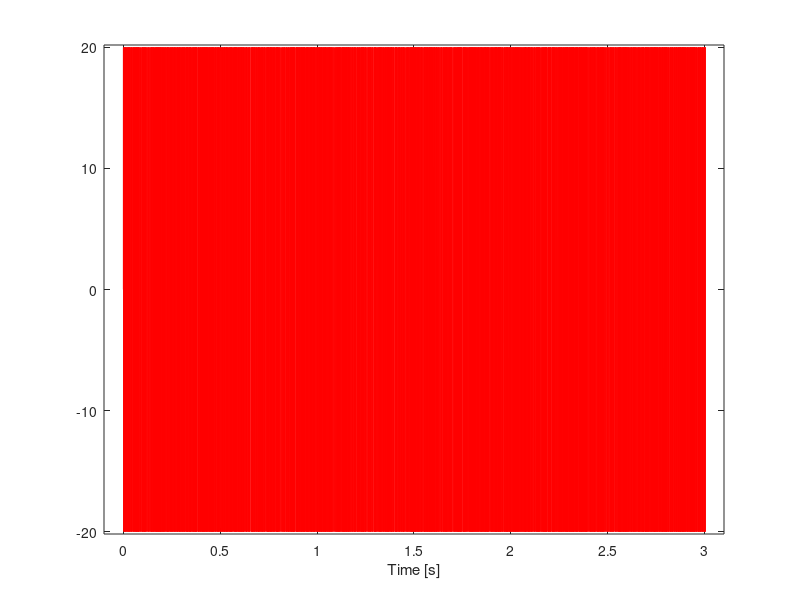

The MATLAB script that drew this image: (Note: this script raises an error after producing the figure.)
close all
clear all
clc

%Parte 1: conversion del texto a binario

%126 palabras
%text = 'A long, long time ago. I can still remember how that music used to make me smile. And I knew if I had my chance that I could make those people dance. And maybe they would be happy for a while. But February made me shiver. With every paper I would deliver. Bad news on the doorstep. I could not take one more step. I cannot remember if I cried. When I read about his widowed bride. But something touched me deep inside. The day the music died. So bye-bye, Miss American Pie. Drove my Chevy to the levee, but the levee was dry. And them good old boys were drinking whiskey and rye. Singin This will be the day that I die. This will be the day that I die';
%text = 'A long, long time ago.';
fid = fopen('AmericanPieLyrics.txt');
b = fread(fid,'*uint8')';
fclose(fid);
text = b;
binary = dec2bin(text);
%str = bin2dec(binary);

%Parte 2: convertir binary a un vector (1x4557) 1 row and 4557 colums

%651*7 = 4557 --651 letras de 7 bits cada una
limit = length(text)*7;
%Vector de 1x4557, donde se guardaran todos los datos binarios de binary
H = zeros ([1 limit]);
count = 1;
for i = 1:length(text)
    for j = 1:7
%         h(count) = str2num(binary(i,j));
        H(count) = str2double(binary(i,j));
        count=count+1;
    end
end

%sendText = fopen('sendText.txt','w');
% for e=1:4557   
%     fprintf(sendText,'%c',H(e));
% end
disp('Binary convertion completed')

disp('binary sended')
disp(H)

A = 20; %W potencia de una torre celular, 43dBm = 20W 
fm = 44100; % frecuencia de muestreo [Hertz = muestras por seg];
Tm = 1/fm;
fc = 5010; %Hz
tmax=3; %tiempo en s
t1 = 0: Tm :tmax;
disp('ASK modulation starting')
%%%MODULACIÓN DIGITAL
T = length(H)-0.5;
pulsoBitUno(1:(length(t1)/T)+1)=A; %bit 1;
tpulso = t1;
pulsoBitCero(1:length(t1)/T)=-A; %Bit 0;

pulseSignal=0;

for k = 1:length(H)
    if H(k)==1
        pulseSignal=horzcat(pulseSignal,pulsoBitUno);
    else
        pulseSignal=horzcat(pulseSignal,pulsoBitCero);
    end
end

%xmax=numel(binary)*.01;
%t2 = linspace(0,xmax,length(pulseSignal));
add = 3.0000;

for k = length(t1):length(t1)+(length(pulseSignal)-length(t1))
    t1(k) = add; 
end

figure(1);
plot(t1,pulseSignal,'r');
xlabel('Time [s]');
axis([-0.1 3.1 -A-0.2 A+0.2]);
title("Bit Pulses 1 and 0 with Bit 1 = "+A+", and Bit 0 = "+(-A));
disp('ASK modulation completed')

%Análisis en frecuencia de la señal moduladora (tren de pulsos)
N=100000;
w=linspace(-fm/2,fm/2,N)*2*pi;
N = fm*tmax;
freq = (-fm/2):(fm/N):(fm/2);
PS=fftshift(fft(pulseSignal));
figure(2)
plot(freq,abs(PS))
xlabel('Frecuencia [Hz]')
ylabel('Magnitud')
grid
title('Espectro de la señal de mensaje PS(w)')

N=100000;

%Señal portadora
figure(3)
c1 = A*sin(2*pi*fc*t1);
subplot(211)
plot(t1,c1)
grid
title("Señal portadora c(t) with fc = "+fc+" and A = "+A)

%Transformada de Fourier de la señal portadora
C1=fftshift(fft(c1,N))*Tm;
figure(3)
subplot(212)
plot(w/(2*pi),abs(C1))
grid
xlabel('Frecuencia [Hz]') ;
ylabel('Magnitud')
% axis([-400 400 0 0.09])
title('Espectro de la señal portadora C(w)')

disp('Carry signal Fourier transform completed')

%Señal modulada
modulatedSignalASK = c1 .* pulseSignal;
figure(4);
subplot(211)
plot(t1,modulatedSignalASK);
xlabel('Time [s]');
title("ASK bit modulation with f_c= " + fc + "[Hz]");

%Transformada de Fourier de la señal Modulada
modulatedSignalASKfrec=fftshift(fft(modulatedSignalASK,N))*Tm;
figure(4)
subplot(212)
plot(w/(2*pi),abs(modulatedSignalASKfrec))
xlabel('Freq [Hz]');
ylabel('Magnitud')
grid
title("Frequency Spectrum of ASK bit modulation with f_c= " + fc + "[Hz]");


%RECEPTOR 

%Demodulación coherente
demodulatedSignalASK = modulatedSignalASK.*c1;
demodulatedSignalASKfrec = abs(fftshift(fft(demodulatedSignalASK,N))); %DEP (PSD)
figure(5);
plot(w,demodulatedSignalASKfrec,'m');
xlabel('Freq [Hz]');
title("Frequency Spectrum of ASK Demodulation with f_c= " + fc + "[Hz]");

%Filtro
%load filterLPK5010.mat % 
%demodulatedSignalASKfilter = filter(Hd,demodulatedSignalASK);
load filterLP126W.mat % 
demodulatedSignalASKfilter = filter(Fd,demodulatedSignalASK);
%demodulatedSignalASKfilter = demodulatedSignalASKfilter(1:end-16);
figure(6);
plot(demodulatedSignalASKfilter);
xlabel('Time [s]');
title("ASK Demodulated bits in time");

demodulatedSignalASKfilterFrec = abs(fftshift(fft(demodulatedSignalASKfilter))); %DEP (PSD)
figure(7);
plot(demodulatedSignalASKfilterFrec,'g');
xlabel('Freq [Hz]');
title("Frequency Spectrum of ASK bit DEmodulation Filtered");

%%Decision Making
%find the index of the timeClock Sample(half of period of pulse)
% indexBit1 = find(tpulso==0.75);
% indexBit2 = find(tpulso==2.25);
%%clock is set into the middle of each pulse (0.5s, 1.5s).

%Caso 22 palabras
TRecuperado = length(demodulatedSignalASKfilter)/length(H);
limitRecuperado = length(demodulatedSignalASKfilter)/TRecuperado;
limitRecuperado1 = round(limitRecuperado);
bitsRecuperados = zeros([1 limitRecuperado1]);

kBitRecuperados = 1;
for k = 570:round(TRecuperado):length(demodulatedSignalASKfilter)
    if(demodulatedSignalASKfilter(k) > 2000)
        bitsRecuperados(kBitRecuperados) = 1;
    else
        bitsRecuperados(kBitRecuperados) = 0;
    end
    kBitRecuperados = kBitRecuperados + 1;
end
disp('Bits recuperados')
%disp(bitsRecuperados)

bitsRecovered = zeros([1 length(H)]);
Rcount = 1;
for k=1:4559
    bitsRecovered(Rcount) = bitsRecuperados(k);
    Rcount = Rcount+1;
end

bitsRecovered(32) = [];
bitsRecovered(82) = [];
disp(bitsRecovered)

%Conversion del binario recuperado en texto
filas = round(length(bitsRecovered)/7);
str = zeros([filas 7]);
bitCount = 1;
for i = 1:filas
    for j = 1:7
        str(i,j) = bitsRecovered(bitCount);
        bitCount=bitCount+1;
    end
end
pA = string(str);
pru = zeros([filas 1]);

for k=1:filas
    pru(k) = bin2dec(pA(k,1)+pA(k,2)+pA(k,3)+pA(k,4)+pA(k,5)+pA(k,6)+pA(k,7));
end

strArray = pru;
textRecuperado = native2unicode(strArray);
disp('Texto recuperado:')
disp(textRecuperado.')